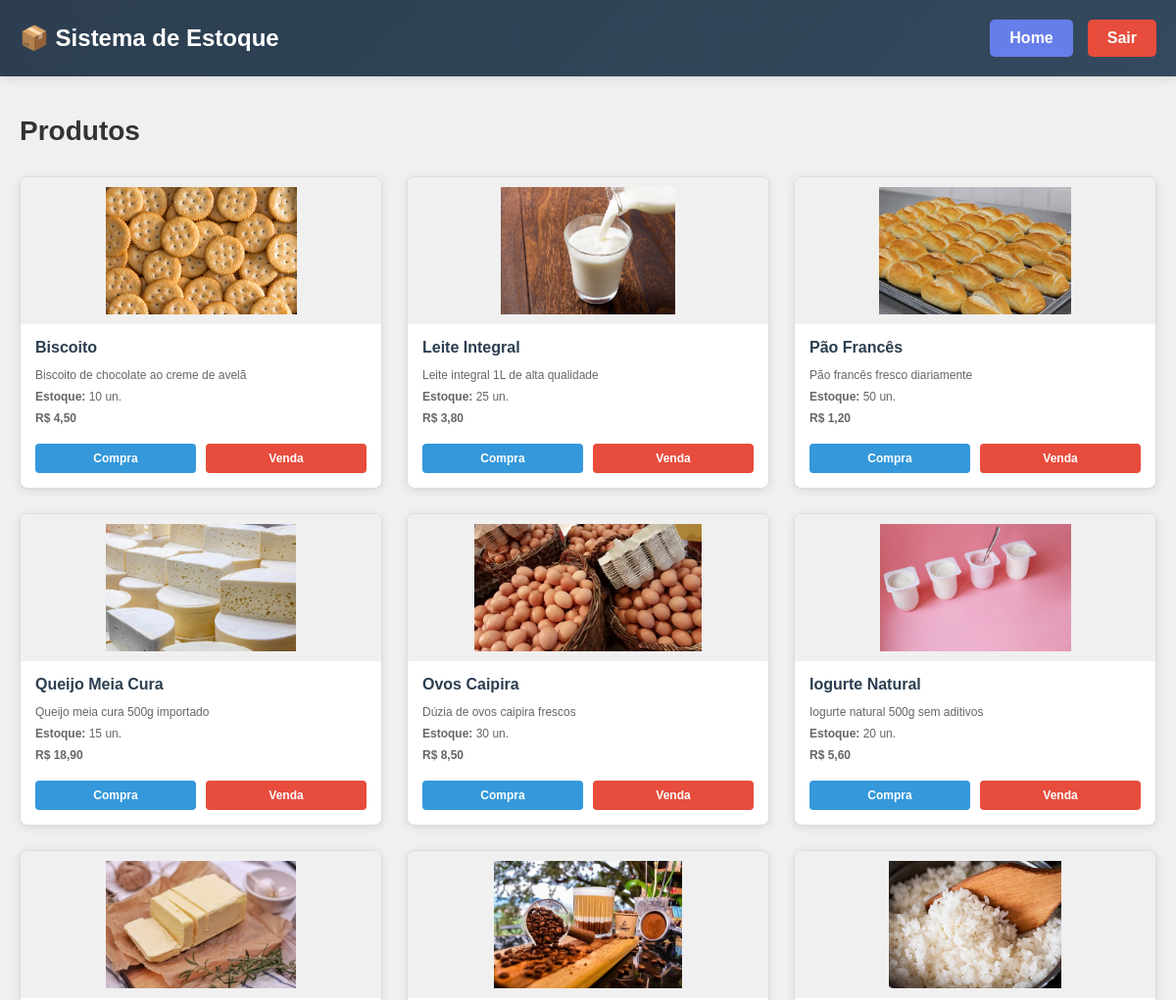
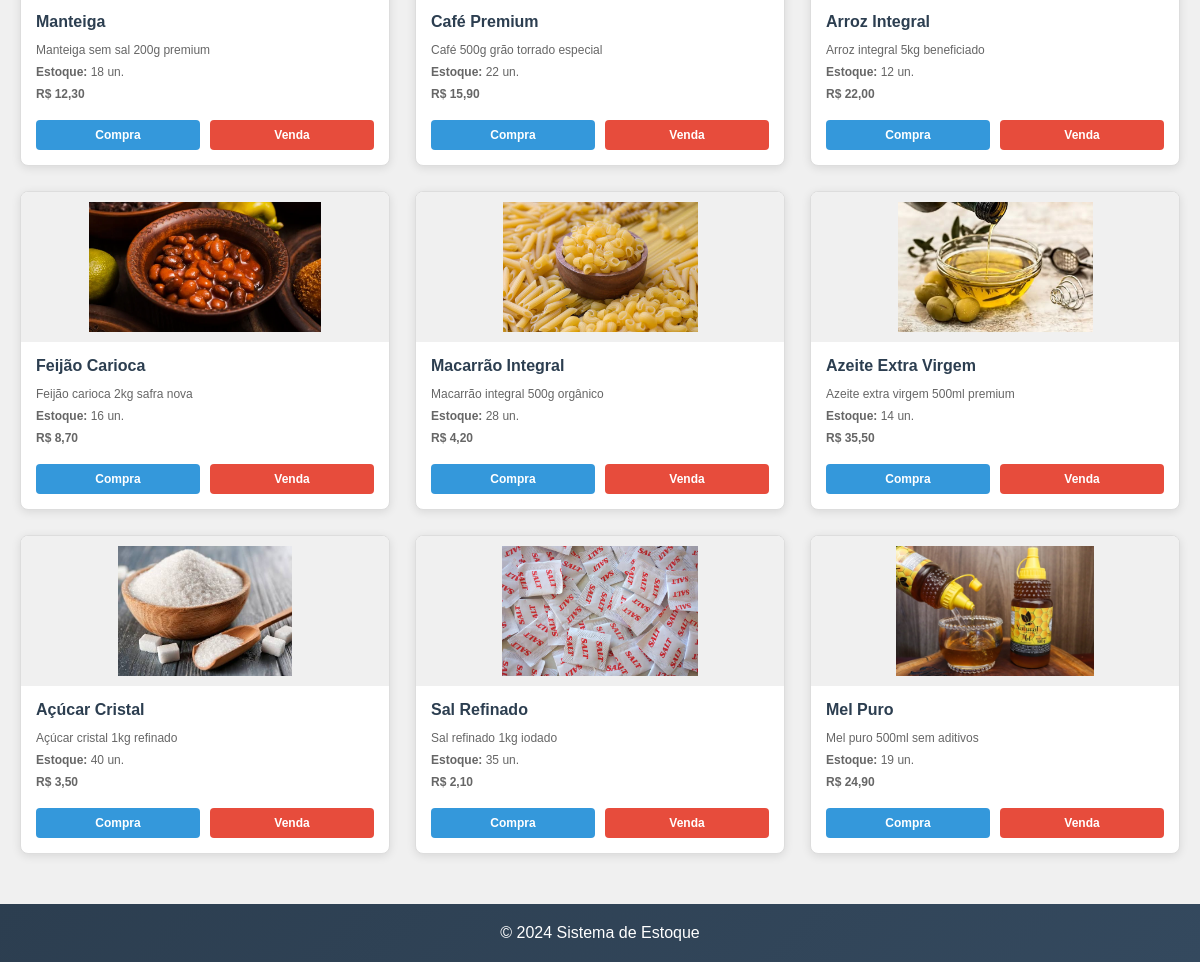
Screenshot of /produtos.php (signed in) with the database file from the repository (2 pictures, top to bottom).
### tables this page shows
CREATE TABLE tb_produtos (

    cd_produto INT NOT NULL AUTO_INCREMENT  PRIMARY KEY,

    nm_produto VARCHAR(255) NOT NULL,

    ds_produto VARCHAR(60),

    qt_estoque INT NOT NULL DEFAULT 0,
    
    img_produto VARCHAR(255),

    vl_produto DECIMAL(10,2) NOT NULL
 
);

### produtos.php (the view, shortened to what this page needs)
<?php
include('inc/conexao.php');
$sql = "SELECT * FROM tb_produtos";
$resultado = $conexao->query($sql);
$produtos = $resultado->fetch_all(MYSQLI_ASSOC);
?>
<!DOCTYPE html>
<html lang="pt-BR">
<head>
</head>
<body>
    <div class="navbar">
        <h1>📦 Sistema de Estoque</h1>
        <div class="user-info">
            <a href="home.php" class="btn">Home</a>
            <a href="encerrarsessao.php" class="btn btn-logout">Sair</a>
        </div>
    </div>
    <div class="container">
        <h2>Produtos</h2>
        <div class="products-container">
            <?php if(!empty($produtos)): ?>
                <?php foreach($produtos as $produto): ?>
                    <div class="card">
                        <div class="card-img-container">
                            <img src="img/produtos/<?php echo $produto['cd_produto']; ?>.jpg" alt="<?php echo $produto['nm_produto']; ?>" onerror="this.src='img/placeholder.png'">
                        </div>
                        <div class="card-content">
                            <h3><?php echo $produto['nm_produto']; ?></h3>
                            <p><?php echo $produto['ds_produto']; ?></p>
                            <p><strong>Estoque:</strong> <?php echo $produto['qt_estoque']; ?> un.</p>
                            <p class="preco">R$ <?php echo number_format($produto['vl_produto'], 2, ',', '.'); ?></p>
                            <div class="botoes">
                                <a href="compras.php?cd_produto=<?php echo $produto['cd_produto']; ?>" class="btn-compra">Compra</a>
                                <a href="vendas.php?cd_produto=<?php echo $produto['cd_produto']; ?>" class="btn-venda">Venda</a>
                            </div>
                        </div>
                    </div>
                <?php endforeach; ?>
            <?php else: ?>
                <p>Nenhum produto encontrado!</p>
            <?php endif; ?>
        </div>
    </div>
    <div class="footer">
        <p>&copy; 2024 Sistema de Estoque</p>
    </div>
</body>
</html>

### produtos.php (style rules this page uses)
* { margin: 0; padding: 0; box-sizing: border-box; }
body { font-family: Arial, sans-serif; background-color: #f0f0f0; min-height: 100vh; }
.navbar { background: linear-gradient(135deg, #2c3e50 0%, #34495e 100%); color: white; padding: 20px; display: flex; justify-content: space-between; align-items: center; box-shadow: 0 2px 10px rgba(0, 0, 0, 0.1); }
.navbar h1 { font-size: 24px; }
.user-info { display: flex; align-items: center; gap: 15px; }
.btn { background-color: #667eea; color: white; padding: 10px 20px; border: none; border-radius: 5px; cursor: pointer; text-decoration: none; font-weight: bold; transition: background-color 0.3s; }
.btn-logout { background-color: #e74c3c; }
.container { max-width: 1400px; margin: 40px auto; padding: 0 20px; }
h2 { color: #333; margin-bottom: 30px; font-size: 28px; }
.products-container { display: grid; grid-template-columns: repeat(4, 1fr); gap: 25px; }
.card { background: white; border: 1px solid #ddd; border-radius: 8px; box-shadow: 0 2px 10px rgba(0, 0, 0, 0.1); overflow: hidden; display: flex; flex-direction: column; transition: transform 0.3s, box-shadow 0.3s; }
.card-img-container { width: 100%; height: 150px; background-color: #f0f0f0; display: flex; align-items: center; justify-content: center; padding: 10px; }
.card img { max-width: 100%; max-height: 100%; object-fit: contain; }
.card-content { padding: 15px; flex-grow: 1; display: flex; flex-direction: column; }
.card h3 { font-size: 16px; margin-bottom: 8px; color: #2c3e50; font-weight: bold; }
.card p { font-size: 12px; margin: 4px 0; color: #666; flex-grow: 1; }
.preco { font-size: 15px; font-weight: bold; color: #27ae60; margin: 10px 0; }
.botoes { display: flex; gap: 10px; margin-top: 15px; }
.botoes a { flex: 1; padding: 8px; text-align: center; border: none; border-radius: 4px; cursor: pointer; text-decoration: none; font-size: 12px; font-weight: bold; transition: background-color 0.3s; }
.btn-compra { background-color: #3498db; color: white; }
.btn-venda { background-color: #e74c3c; color: white; }
.footer { background: linear-gradient(135deg, #2c3e50 0%, #34495e 100%); color: white; text-align: center; padding: 20px; margin-top: 50px; }
@media (max-width: 1200px) { .products-container { grid-template-columns: repeat(3, 1fr); } }

### rows the page displays
tb_produtos: shows a picture, nm_produto "Biscoito", ds_produto "Biscoito de chocolate ao creme de avelã", qt_estoque "10", vl_produto "4,50"
tb_produtos: shows a picture, nm_produto "Leite Integral", ds_produto "Leite integral 1L de alta qualidade", qt_estoque "25", vl_produto "3,80"
tb_produtos: shows a picture, nm_produto "Pão Francês", ds_produto "Pão francês fresco diariamente", qt_estoque "50", vl_produto "1,20"
tb_produtos: shows a picture, nm_produto "Queijo Meia Cura", ds_produto "Queijo meia cura 500g importado", qt_estoque "15", vl_produto "18,90"
tb_produtos: shows a picture, nm_produto "Ovos Caipira", ds_produto "Dúzia de ovos caipira frescos", qt_estoque "30", vl_produto "8,50"
tb_produtos: shows a picture, nm_produto "Iogurte Natural", ds_produto "Iogurte natural 500g sem aditivos", qt_estoque "20", vl_produto "5,60"
tb_produtos: shows a picture, nm_produto "Manteiga", ds_produto "Manteiga sem sal 200g premium", qt_estoque "18", vl_produto "12,30"
tb_produtos: shows a picture, nm_produto "Café Premium", ds_produto "Café 500g grão torrado especial", qt_estoque "22", vl_produto "15,90"
tb_produtos: shows a picture, nm_produto "Arroz Integral", ds_produto "Arroz integral 5kg beneficiado", qt_estoque "12", vl_produto "22,00"
tb_produtos: shows a picture, nm_produto "Feijão Carioca", ds_produto "Feijão carioca 2kg safra nova", qt_estoque "16", vl_produto "8,70"
tb_produtos: shows a picture, nm_produto "Macarrão Integral", ds_produto "Macarrão integral 500g orgânico", qt_estoque "28", vl_produto "4,20"
tb_produtos: shows a picture, nm_produto "Azeite Extra Virgem", ds_produto "Azeite extra virgem 500ml premium", qt_estoque "14", vl_produto "35,50"
tb_produtos: shows a picture, nm_produto "Açúcar Cristal", ds_produto "Açúcar cristal 1kg refinado", qt_estoque "40", vl_produto "3,50"
tb_produtos: shows a picture, nm_produto "Sal Refinado", ds_produto "Sal refinado 1kg iodado", qt_estoque "35", vl_produto "2,10"
tb_produtos: shows a picture, nm_produto "Mel Puro", ds_produto "Mel puro 500ml sem aditivos", qt_estoque "19", vl_produto "24,90"
